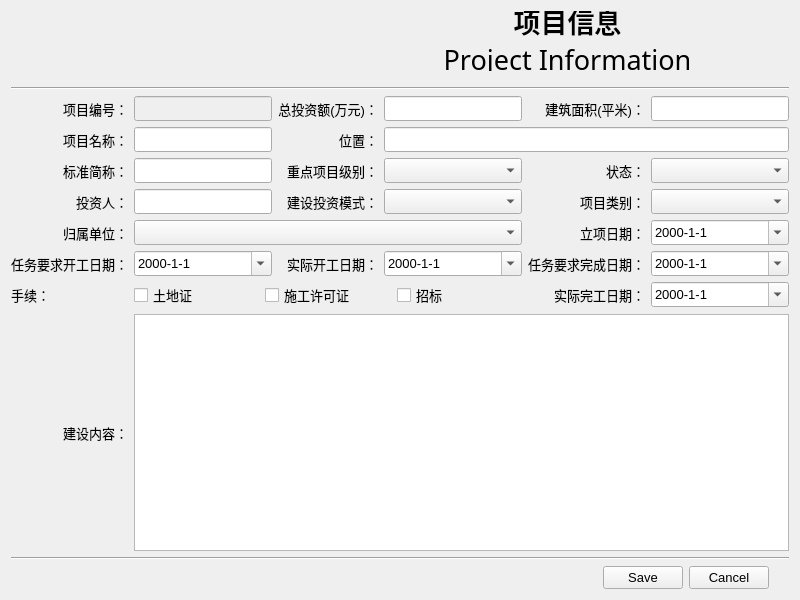
<?xml version="1.0" encoding="UTF-8"?>
<ui version="4.0">
 <class>Form</class>
 <widget class="QWidget" name="Form">
  <property name="geometry">
   <rect>
    <x>0</x>
    <y>0</y>
    <width>800</width>
    <height>600</height>
   </rect>
  </property>
  <property name="maximumSize">
   <size>
    <width>800</width>
    <height>600</height>
   </size>
  </property>
  <property name="font">
   <font>
    <family>Arial</family>
    <pointsize>10</pointsize>
   </font>
  </property>
  <property name="windowTitle">
   <string>User Information</string>
  </property>
  <layout class="QVBoxLayout" name="verticalLayout_2">
   <item>
    <layout class="QHBoxLayout" name="horizontalLayout_2">
     <property name="bottomMargin">
      <number>10</number>
     </property>
     <item>
      <widget class="QLabel" name="label_logo">
       <property name="minimumSize">
        <size>
         <width>329</width>
         <height>60</height>
        </size>
       </property>
       <property name="maximumSize">
        <size>
         <width>329</width>
         <height>60</height>
        </size>
       </property>
       <property name="text">
        <string/>
       </property>
       <property name="pixmap">
        <pixmap>../res/gaoke.png</pixmap>
       </property>
       <property name="scaledContents">
        <bool>true</bool>
       </property>
      </widget>
     </item>
     <item>
      <layout class="QVBoxLayout" name="verticalLayout">
       <property name="spacing">
        <number>0</number>
       </property>
       <item>
        <widget class="QLabel" name="label_18">
         <property name="minimumSize">
          <size>
           <width>0</width>
           <height>30</height>
          </size>
         </property>
         <property name="maximumSize">
          <size>
           <width>16777215</width>
           <height>30</height>
          </size>
         </property>
         <property name="font">
          <font>
           <pointsize>20</pointsize>
           <weight>75</weight>
           <bold>true</bold>
          </font>
         </property>
         <property name="text">
          <string>项目信息</string>
         </property>
         <property name="alignment">
          <set>Qt::AlignBottom|Qt::AlignHCenter</set>
         </property>
        </widget>
       </item>
       <item>
        <widget class="QLabel" name="label_19">
         <property name="minimumSize">
          <size>
           <width>0</width>
           <height>30</height>
          </size>
         </property>
         <property name="maximumSize">
          <size>
           <width>16777215</width>
           <height>30</height>
          </size>
         </property>
         <property name="font">
          <font>
           <family>Algerian</family>
           <pointsize>20</pointsize>
           <weight>50</weight>
           <bold>false</bold>
          </font>
         </property>
         <property name="text">
          <string>Project Information</string>
         </property>
         <property name="alignment">
          <set>Qt::AlignHCenter|Qt::AlignTop</set>
         </property>
        </widget>
       </item>
      </layout>
     </item>
    </layout>
   </item>
   <item>
    <widget class="Line" name="line">
     <property name="orientation">
      <enum>Qt::Horizontal</enum>
     </property>
    </widget>
   </item>
   <item>
    <layout class="QGridLayout" name="gridLayout">
     <item row="1" column="0">
      <widget class="QLabel" name="label">
       <property name="minimumSize">
        <size>
         <width>0</width>
         <height>25</height>
        </size>
       </property>
       <property name="text">
        <string>项目名称：</string>
       </property>
       <property name="alignment">
        <set>Qt::AlignRight|Qt::AlignTrailing|Qt::AlignVCenter</set>
       </property>
      </widget>
     </item>
     <item row="3" column="2">
      <widget class="QLabel" name="label_7">
       <property name="minimumSize">
        <size>
         <width>0</width>
         <height>25</height>
        </size>
       </property>
       <property name="text">
        <string>建设投资模式：</string>
       </property>
       <property name="alignment">
        <set>Qt::AlignRight|Qt::AlignTrailing|Qt::AlignVCenter</set>
       </property>
      </widget>
     </item>
     <item row="7" column="0">
      <widget class="QLabel" name="label_10">
       <property name="minimumSize">
        <size>
         <width>0</width>
         <height>25</height>
        </size>
       </property>
       <property name="text">
        <string>建设内容：</string>
       </property>
       <property name="alignment">
        <set>Qt::AlignRight|Qt::AlignTrailing|Qt::AlignVCenter</set>
       </property>
      </widget>
     </item>
     <item row="2" column="5">
      <widget class="QComboBox" name="state">
       <property name="minimumSize">
        <size>
         <width>0</width>
         <height>25</height>
        </size>
       </property>
      </widget>
     </item>
     <item row="7" column="1" colspan="5">
      <widget class="QTextEdit" name="content">
       <property name="minimumSize">
        <size>
         <width>0</width>
         <height>100</height>
        </size>
       </property>
      </widget>
     </item>
     <item row="1" column="3" colspan="3">
      <widget class="QLineEdit" name="location">
       <property name="minimumSize">
        <size>
         <width>0</width>
         <height>25</height>
        </size>
       </property>
       <property name="text">
        <string/>
       </property>
      </widget>
     </item>
     <item row="4" column="1" colspan="3">
      <widget class="QComboBox" name="org_pk">
       <property name="minimumSize">
        <size>
         <width>0</width>
         <height>25</height>
        </size>
       </property>
      </widget>
     </item>
     <item row="0" column="5">
      <widget class="QLineEdit" name="floorage">
       <property name="minimumSize">
        <size>
         <width>0</width>
         <height>25</height>
        </size>
       </property>
       <property name="text">
        <string/>
       </property>
      </widget>
     </item>
     <item row="1" column="1">
      <widget class="QLineEdit" name="project_name">
       <property name="minimumSize">
        <size>
         <width>0</width>
         <height>25</height>
        </size>
       </property>
      </widget>
     </item>
     <item row="0" column="3">
      <widget class="QLineEdit" name="estimated_total_investment">
       <property name="minimumSize">
        <size>
         <width>0</width>
         <height>25</height>
        </size>
       </property>
       <property name="text">
        <string/>
       </property>
      </widget>
     </item>
     <item row="3" column="1">
      <widget class="QLineEdit" name="investor">
       <property name="minimumSize">
        <size>
         <width>0</width>
         <height>25</height>
        </size>
       </property>
      </widget>
     </item>
     <item row="2" column="4">
      <widget class="QLabel" name="label_4">
       <property name="minimumSize">
        <size>
         <width>0</width>
         <height>25</height>
        </size>
       </property>
       <property name="text">
        <string>状态：</string>
       </property>
       <property name="alignment">
        <set>Qt::AlignRight|Qt::AlignTrailing|Qt::AlignVCenter</set>
       </property>
      </widget>
     </item>
     <item row="2" column="1">
      <widget class="QLineEdit" name="project_simple_name">
       <property name="minimumSize">
        <size>
         <width>0</width>
         <height>25</height>
        </size>
       </property>
       <property name="text">
        <string/>
       </property>
      </widget>
     </item>
     <item row="1" column="2">
      <widget class="QLabel" name="label_5">
       <property name="minimumSize">
        <size>
         <width>0</width>
         <height>25</height>
        </size>
       </property>
       <property name="text">
        <string>位置：</string>
       </property>
       <property name="alignment">
        <set>Qt::AlignRight|Qt::AlignTrailing|Qt::AlignVCenter</set>
       </property>
      </widget>
     </item>
     <item row="3" column="3">
      <widget class="QComboBox" name="construction_mode">
       <property name="minimumSize">
        <size>
         <width>0</width>
         <height>25</height>
        </size>
       </property>
      </widget>
     </item>
     <item row="4" column="0">
      <widget class="QLabel" name="label_16">
       <property name="minimumSize">
        <size>
         <width>0</width>
         <height>25</height>
        </size>
       </property>
       <property name="text">
        <string>归属单位：</string>
       </property>
       <property name="alignment">
        <set>Qt::AlignRight|Qt::AlignTrailing|Qt::AlignVCenter</set>
       </property>
      </widget>
     </item>
     <item row="2" column="3">
      <widget class="QComboBox" name="key_project_level">
       <property name="minimumSize">
        <size>
         <width>0</width>
         <height>25</height>
        </size>
       </property>
      </widget>
     </item>
     <item row="6" column="0">
      <widget class="QLabel" name="label_14">
       <property name="minimumSize">
        <size>
         <width>0</width>
         <height>25</height>
        </size>
       </property>
       <property name="text">
        <string>手续：</string>
       </property>
      </widget>
     </item>
     <item row="6" column="1" colspan="3">
      <layout class="QHBoxLayout" name="horizontalLayout_3">
       <item>
        <widget class="QCheckBox" name="land_certificate">
         <property name="text">
          <string>土地证</string>
         </property>
        </widget>
       </item>
       <item>
        <widget class="QCheckBox" name="builders_license">
         <property name="text">
          <string>施工许可证</string>
         </property>
        </widget>
       </item>
       <item>
        <widget class="QCheckBox" name="call_for_bids">
         <property name="text">
          <string>招标</string>
         </property>
        </widget>
       </item>
      </layout>
     </item>
     <item row="5" column="3">
      <widget class="QDateEdit" name="commencement">
       <property name="minimumSize">
        <size>
         <width>0</width>
         <height>25</height>
        </size>
       </property>
       <property name="displayFormat">
        <string>yyyy-M-d</string>
       </property>
       <property name="calendarPopup">
        <bool>true</bool>
       </property>
      </widget>
     </item>
     <item row="5" column="2">
      <widget class="QLabel" name="label_12">
       <property name="minimumSize">
        <size>
         <width>0</width>
         <height>25</height>
        </size>
       </property>
       <property name="text">
        <string>实际开工日期：</string>
       </property>
       <property name="alignment">
        <set>Qt::AlignRight|Qt::AlignTrailing|Qt::AlignVCenter</set>
       </property>
      </widget>
     </item>
     <item row="3" column="5">
      <widget class="QComboBox" name="category">
       <property name="minimumSize">
        <size>
         <width>0</width>
         <height>25</height>
        </size>
       </property>
      </widget>
     </item>
     <item row="0" column="1">
      <widget class="QLineEdit" name="project_pk">
       <property name="enabled">
        <bool>false</bool>
       </property>
       <property name="minimumSize">
        <size>
         <width>0</width>
         <height>25</height>
        </size>
       </property>
       <property name="text">
        <string/>
       </property>
      </widget>
     </item>
     <item row="0" column="2">
      <widget class="QLabel" name="label_9">
       <property name="minimumSize">
        <size>
         <width>0</width>
         <height>25</height>
        </size>
       </property>
       <property name="text">
        <string>总投资额(万元)：</string>
       </property>
       <property name="alignment">
        <set>Qt::AlignRight|Qt::AlignTrailing|Qt::AlignVCenter</set>
       </property>
      </widget>
     </item>
     <item row="0" column="0">
      <widget class="QLabel" name="label_15">
       <property name="minimumSize">
        <size>
         <width>0</width>
         <height>25</height>
        </size>
       </property>
       <property name="text">
        <string>项目编号：</string>
       </property>
       <property name="alignment">
        <set>Qt::AlignRight|Qt::AlignTrailing|Qt::AlignVCenter</set>
       </property>
      </widget>
     </item>
     <item row="2" column="2">
      <widget class="QLabel" name="label_6">
       <property name="minimumSize">
        <size>
         <width>0</width>
         <height>25</height>
        </size>
       </property>
       <property name="text">
        <string>重点项目级别：</string>
       </property>
       <property name="alignment">
        <set>Qt::AlignRight|Qt::AlignTrailing|Qt::AlignVCenter</set>
       </property>
      </widget>
     </item>
     <item row="2" column="0">
      <widget class="QLabel" name="label_2">
       <property name="minimumSize">
        <size>
         <width>0</width>
         <height>25</height>
        </size>
       </property>
       <property name="text">
        <string>标准简称：</string>
       </property>
       <property name="alignment">
        <set>Qt::AlignRight|Qt::AlignTrailing|Qt::AlignVCenter</set>
       </property>
      </widget>
     </item>
     <item row="0" column="4">
      <widget class="QLabel" name="label_11">
       <property name="minimumSize">
        <size>
         <width>0</width>
         <height>25</height>
        </size>
       </property>
       <property name="text">
        <string>建筑面积(平米)：</string>
       </property>
       <property name="alignment">
        <set>Qt::AlignRight|Qt::AlignTrailing|Qt::AlignVCenter</set>
       </property>
      </widget>
     </item>
     <item row="3" column="0">
      <widget class="QLabel" name="label_3">
       <property name="minimumSize">
        <size>
         <width>0</width>
         <height>25</height>
        </size>
       </property>
       <property name="text">
        <string>投资人：</string>
       </property>
       <property name="alignment">
        <set>Qt::AlignRight|Qt::AlignTrailing|Qt::AlignVCenter</set>
       </property>
      </widget>
     </item>
     <item row="3" column="4">
      <widget class="QLabel" name="label_8">
       <property name="minimumSize">
        <size>
         <width>0</width>
         <height>25</height>
        </size>
       </property>
       <property name="text">
        <string>项目类别：</string>
       </property>
       <property name="alignment">
        <set>Qt::AlignRight|Qt::AlignTrailing|Qt::AlignVCenter</set>
       </property>
      </widget>
     </item>
     <item row="4" column="5">
      <widget class="QDateEdit" name="approval_date">
       <property name="minimumSize">
        <size>
         <width>0</width>
         <height>25</height>
        </size>
       </property>
       <property name="displayFormat">
        <string>yyyy-M-d</string>
       </property>
       <property name="calendarPopup">
        <bool>true</bool>
       </property>
      </widget>
     </item>
     <item row="4" column="4">
      <widget class="QLabel" name="label_20">
       <property name="minimumSize">
        <size>
         <width>0</width>
         <height>25</height>
        </size>
       </property>
       <property name="text">
        <string>立项日期：</string>
       </property>
       <property name="alignment">
        <set>Qt::AlignRight|Qt::AlignTrailing|Qt::AlignVCenter</set>
       </property>
      </widget>
     </item>
     <item row="5" column="0">
      <widget class="QLabel" name="label_21">
       <property name="minimumSize">
        <size>
         <width>0</width>
         <height>25</height>
        </size>
       </property>
       <property name="text">
        <string>任务要求开工日期：</string>
       </property>
       <property name="alignment">
        <set>Qt::AlignRight|Qt::AlignTrailing|Qt::AlignVCenter</set>
       </property>
      </widget>
     </item>
     <item row="5" column="1">
      <widget class="QDateEdit" name="required_commencement">
       <property name="minimumSize">
        <size>
         <width>0</width>
         <height>25</height>
        </size>
       </property>
       <property name="displayFormat">
        <string>yyyy-M-d</string>
       </property>
       <property name="calendarPopup">
        <bool>true</bool>
       </property>
      </widget>
     </item>
     <item row="6" column="5">
      <widget class="QDateEdit" name="completion_date">
       <property name="minimumSize">
        <size>
         <width>0</width>
         <height>25</height>
        </size>
       </property>
       <property name="displayFormat">
        <string>yyyy-M-d</string>
       </property>
       <property name="calendarPopup">
        <bool>true</bool>
       </property>
      </widget>
     </item>
     <item row="6" column="4">
      <widget class="QLabel" name="label_13">
       <property name="minimumSize">
        <size>
         <width>0</width>
         <height>25</height>
        </size>
       </property>
       <property name="text">
        <string>实际完工日期：</string>
       </property>
       <property name="alignment">
        <set>Qt::AlignRight|Qt::AlignTrailing|Qt::AlignVCenter</set>
       </property>
      </widget>
     </item>
     <item row="5" column="5">
      <widget class="QDateEdit" name="required_completion_date">
       <property name="minimumSize">
        <size>
         <width>0</width>
         <height>25</height>
        </size>
       </property>
       <property name="displayFormat">
        <string>yyyy-M-d</string>
       </property>
       <property name="calendarPopup">
        <bool>true</bool>
       </property>
      </widget>
     </item>
     <item row="5" column="4">
      <widget class="QLabel" name="label_17">
       <property name="minimumSize">
        <size>
         <width>0</width>
         <height>25</height>
        </size>
       </property>
       <property name="text">
        <string>任务要求完成日期：</string>
       </property>
       <property name="alignment">
        <set>Qt::AlignRight|Qt::AlignTrailing|Qt::AlignVCenter</set>
       </property>
      </widget>
     </item>
    </layout>
   </item>
   <item>
    <widget class="Line" name="line_2">
     <property name="orientation">
      <enum>Qt::Horizontal</enum>
     </property>
    </widget>
   </item>
   <item>
    <layout class="QHBoxLayout" name="horizontalLayout">
     <item>
      <spacer name="horizontalSpacer">
       <property name="orientation">
        <enum>Qt::Horizontal</enum>
       </property>
       <property name="sizeHint" stdset="0">
        <size>
         <width>40</width>
         <height>20</height>
        </size>
       </property>
      </spacer>
     </item>
     <item>
      <widget class="QPushButton" name="butSave">
       <property name="text">
        <string>Save</string>
       </property>
       <property name="icon">
        <iconset>
         <normaloff>../res/ico/save.png</normaloff>../res/ico/save.png</iconset>
       </property>
       <property name="iconSize">
        <size>
         <width>16</width>
         <height>16</height>
        </size>
       </property>
      </widget>
     </item>
     <item>
      <widget class="QPushButton" name="butCancel">
       <property name="text">
        <string>Cancel</string>
       </property>
       <property name="icon">
        <iconset>
         <normaloff>../res/ico/printer.png</normaloff>../res/ico/printer.png</iconset>
       </property>
       <property name="iconSize">
        <size>
         <width>16</width>
         <height>16</height>
        </size>
       </property>
      </widget>
     </item>
     <item>
      <spacer name="horizontalSpacer_2">
       <property name="orientation">
        <enum>Qt::Horizontal</enum>
       </property>
       <property name="sizeType">
        <enum>QSizePolicy::Fixed</enum>
       </property>
       <property name="sizeHint" stdset="0">
        <size>
         <width>20</width>
         <height>20</height>
        </size>
       </property>
      </spacer>
     </item>
    </layout>
   </item>
  </layout>
 </widget>
 <resources/>
 <connections>
  <connection>
   <sender>butCancel</sender>
   <signal>clicked()</signal>
   <receiver>Form</receiver>
   <slot>close()</slot>
   <hints>
    <hint type="sourcelabel">
     <x>624</x>
     <y>489</y>
    </hint>
    <hint type="destinationlabel">
     <x>655</x>
     <y>289</y>
    </hint>
   </hints>
  </connection>
 </connections>
 <slots>
  <slot>ReCalc()</slot>
 </slots>
</ui>
